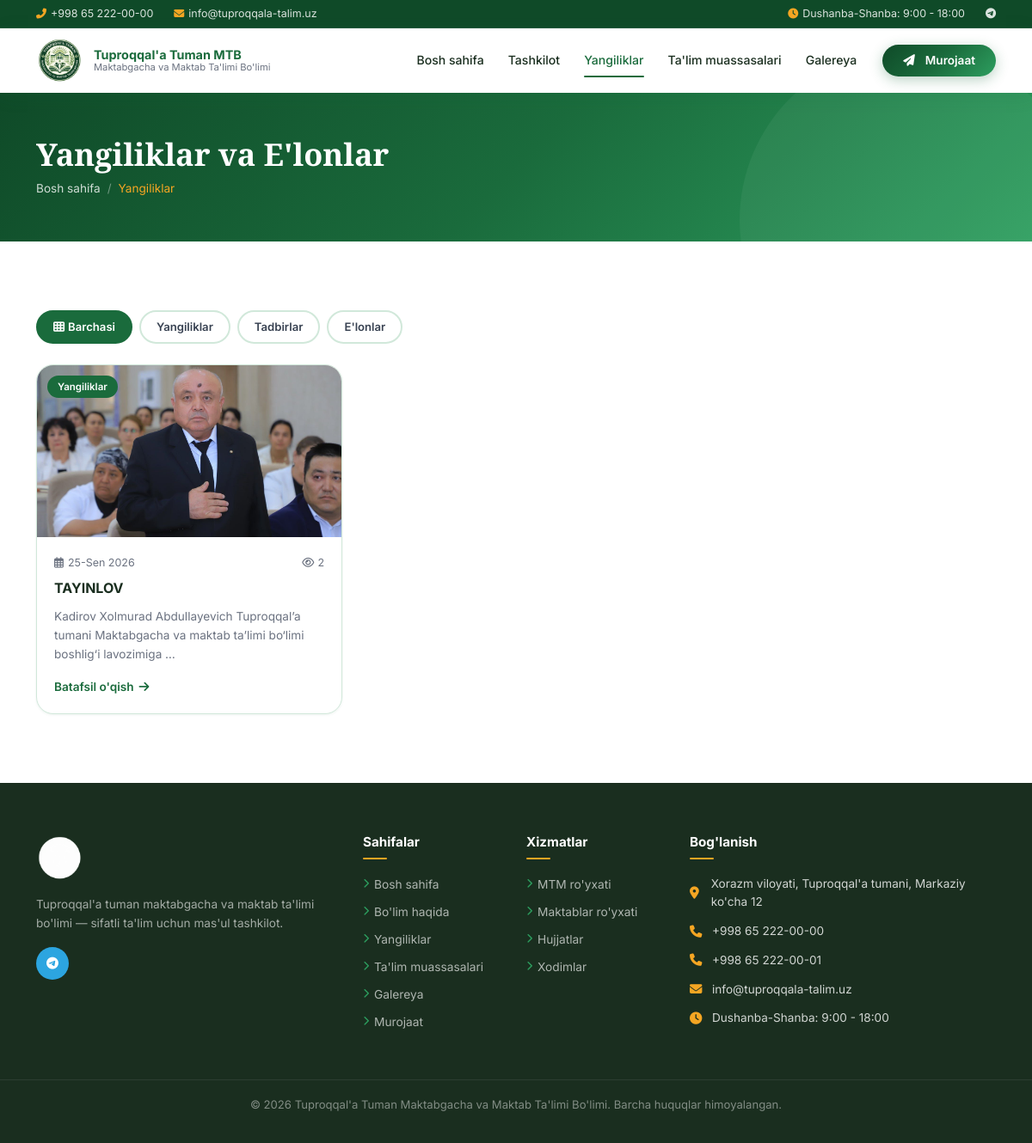
The app's page /yangiliklar/ with its own data.
### main/models.py (models this page shows, shortened)
class SiteSettings(models.Model):
    organization_name = models.CharField("Tashkilot nomi", max_length=200, default="Tuproqqal'a Tuman MTB")
    organization_full_name = models.CharField("To'liq nomi", max_length=500, default="Tuproqqal'a Tuman Maktabgacha va Maktab Ta\'limi Bo\'limi")
    address = models.CharField("Manzil", max_length=300, default="Qashqadaryo viloyati, Tuproqqal'a tumani")
    phone = models.CharField("Telefon", max_length=20, default="+998 65 000-00-00")
    phone2 = models.CharField("Telefon 2", max_length=20, blank=True)
    email = models.EmailField("Email", default="info@tuproqqala-talim.uz")
    working_hours = models.CharField("Ish vaqti", max_length=100, default="Dushanba-Juma: 9:00 - 18:00")
    about_text = RichTextField("Haqida ma'lumot", blank=True)
    telegram = models.URLField("Telegram", blank=True)
    facebook = models.URLField("Facebook", blank=True)
    instagram = models.URLField("Instagram", blank=True)
    youtube = models.URLField("YouTube", blank=True)
    class Meta:
        verbose_name = "Sayt sozlamalari"
        verbose_name_plural = "Sayt sozlamalari"

### news/models.py (models this page shows, shortened)
class NewsCategory(models.Model):
    name = models.CharField("Kategoriya", max_length=100)
    slug = models.SlugField(unique=True)
    class Meta:
        verbose_name = "Yangilik kategoriyasi"
        verbose_name_plural = "Yangilik kategoriyalari"

class News(models.Model):
    title = models.CharField("Sarlavha", max_length=300)
    slug = models.SlugField(unique=True, blank=True)
    category = models.ForeignKey(NewsCategory, on_delete=models.SET_NULL, null=True, blank=True, verbose_name="Kategoriya")
    image = models.ImageField("Rasm", upload_to='news/', blank=True, null=True)
    short_description = models.TextField("Qisqa tavsif", max_length=500)
    content = RichTextUploadingField("Mazmuni")
    is_published = models.BooleanField("Nashr etilgan", default=True)
    is_featured = models.BooleanField("Asosiy sahifada", default=False)
    views = models.PositiveIntegerField("Ko'rishlar soni", default=0)
    created_at = models.DateTimeField(auto_now_add=True)
    updated_at = models.DateTimeField(auto_now=True)
    class Meta:
        verbose_name = "Yangilik"
        verbose_name_plural = "Yangiliklar"
        ordering = ['-created_at']
    def get_absolute_url(self):
        from django.urls import reverse
        return reverse('news:detail', kwargs={'slug': self.slug})

### news/views.py (the view)
# urls.py: path('', views.news_list, name='list'),
def news_list(request):
    category_slug = request.GET.get('category', '')
    qs = News.objects.filter(is_published=True)
    selected_category = None
    if category_slug:
        selected_category = get_object_or_404(NewsCategory, slug=category_slug)
        qs = qs.filter(category=selected_category)
    context = {
        'settings': SiteSettings.objects.first(),
        'news_list': qs,
        'categories': NewsCategory.objects.all(),
        'selected_category': selected_category,
    }
    return render(request, 'news/list.html', context)

### templates/news/list.html (shortened to what this page needs)
{% extends 'base.html' %}
{% load static %}
{% block content %}
<div class="page-header">
    <div class="container">
        <h1 data-aos="fade-up">Yangiliklar va E'lonlar</h1>
        <nav aria-label="breadcrumb" data-aos="fade-up" data-aos-delay="100">
            <ol class="breadcrumb mt-2">
                <li class="breadcrumb-item"><a href="{% url 'main:index' %}">Bosh sahifa</a></li>
                <li class="breadcrumb-item active">Yangiliklar</li>
            </ol>
        </nav>
    </div>
</div>
<section class="section section-white">
    <div class="container">
        <div class="d-flex flex-wrap gap-2 mb-4" data-aos="fade-up">
            <a href="{% url 'news:list' %}" class="filter-tag {% if not selected_category %}active{% endif %}">
                <i class="fas fa-th me-1"></i>Barchasi
            </a>
            {% for cat in categories %}
            <a href="?category={{ cat.slug }}"
                class="filter-tag {% if selected_category.slug == cat.slug %}active{% endif %}">
                {{ cat.name }}
            </a>
            {% endfor %}
        </div>
        <div class="row g-4">
            {% if news_list %}
            {% for item in news_list %}
            <div class="col-md-6 col-lg-4" data-aos="fade-up" data-aos-delay="{{ forloop.counter0 }}0">
                <div class="news-card">
                    <div class="card-img-wrap">
                        {% if item.image %}
                        <img src="{{ item.image.url }}" alt="{{ item.title }}" class="card-img">
                        {% else %}
                        <div class="card-img d-flex align-items-center justify-content-center"
                            style="background:var(--bg-light);">
                            <i class="fas fa-newspaper"
                                style="font-size:3rem;color:var(--primary-light);opacity:0.4;"></i>
                        </div>
                        {% endif %}
                        {% if item.category %}
                        <span class="card-category">{{ item.category.name }}</span>
                        {% endif %}
                    </div>
                    <div class="card-body">
                        <div class="card-date">
                            <i class="far fa-calendar-alt"></i>{{ item.created_at|date:"d-M Y" }}
                            <span class="ms-auto"><i class="far fa-eye me-1"></i>{{ item.views }}</span>
                        </div>
                        <h4>{{ item.title }}</h4>
                        <p>{{ item.short_description|truncatechars:110 }}</p>
                        <a href="{{ item.get_absolute_url }}" class="read-more">
                            Batafsil o'qish <i class="fas fa-arrow-right"></i>
                        </a>
                    </div>
                </div>
            </div>
            {% endfor %}
            {% else %}
            <div class="col-12 text-center py-5">
                <i class="fas fa-newspaper fa-4x text-muted mb-4 d-block" style="opacity:0.3;"></i>
                <h5 class="text-muted">Yangiliklar topilmadi</h5>
            </div>
            {% endif %}
        </div>
    </div>
</section>
{% endblock %}

### templates/base.html (shortened to what this page needs)
{% load static %}
<!DOCTYPE html>
<html lang="uz">
<head>
  <link href="https://cdn.jsdelivr.net/npm/bootstrap@5.3.2/dist/css/bootstrap.min.css" rel="stylesheet">
  <link href="https://cdnjs.cloudflare.com/ajax/libs/font-awesome/6.5.0/css/all.min.css" rel="stylesheet">
  <link href="https://unpkg.com/aos@2.3.4/dist/aos.css" rel="stylesheet">
  <link rel="stylesheet" href="https://cdn.jsdelivr.net/npm/@fancyapps/ui@5.0/dist/fancybox/fancybox.css"/>
  <link rel="stylesheet" href="{% static 'css/style.css' %}">
</head>
<body>
<div class="topbar d-none d-md-block">
  <div class="container">
    <div class="d-flex justify-content-between align-items-center py-0">
      <div class="d-flex gap-4">
        <span class="top-item"><i class="fas fa-phone-alt"></i>{% if settings %}{{ settings.phone }}{% else %}+998 65 000-00-00{% endif %}</span>
        <span class="top-item"><i class="fas fa-envelope"></i>{% if settings %}{{ settings.email }}{% else %}info@tuproqqala-talim.uz{% endif %}</span>
      </div>
      <div class="d-flex gap-4">
        <span class="top-item"><i class="fas fa-clock"></i>{% if settings %}{{ settings.working_hours }}{% else %}Dushanba-Juma: 9:00 - 18:00{% endif %}</span>
        <div class="d-flex gap-2">
          {% if settings and settings.telegram %}<a href="{{ settings.telegram }}" target="_blank"><i class="fab fa-telegram"></i></a>{% endif %}
        </div>
      </div>
    </div>
  </div>
</div>
<nav class="navbar navbar-expand-lg" id="mainNavbar">
  <div class="container">
    <a class="navbar-brand" href="{% url 'main:index' %}">
      <img src="{% static 'images/logo.png' %}" alt="Logo">
      <div class="brand-text">
        <span class="brand-name">Tuproqqal'a Tuman MTB</span>
        <span class="brand-subtitle">Maktabgacha va Maktab Ta'limi Bo'limi</span>
      </div>
    </a>
    <div class="collapse navbar-collapse" id="navMenu">
      <ul class="navbar-nav ms-auto align-items-lg-center">
        <li class="nav-item">
          <a class="nav-link {% if request.resolver_match.url_name == 'index' %}active{% endif %}" href="{% url 'main:index' %}">
            Bosh sahifa
          </a>
        </li>
        <li class="nav-item dropdown">
          <a class="nav-link dropdown-toggle" href="#" data-bs-toggle="dropdown">
            Tashkilot
          </a>
        </li>
        <li class="nav-item">
          <a class="nav-link {% if 'yangiliklar' in request.path %}active{% endif %}" href="{% url 'news:list' %}">
            Yangiliklar
          </a>
        </li>
        <li class="nav-item">
          <a class="nav-link {% if 'maktablar' in request.path %}active{% endif %}" href="{% url 'schools:list' %}">
            Ta'lim muassasalari
          </a>
        </li>
        <li class="nav-item">
          <a class="nav-link {% if 'galereya' in request.path %}active{% endif %}" href="{% url 'gallery:gallery' %}">
            Galereya
          </a>
        </li>
        <li class="nav-item ms-lg-3">
          <a class="btn-green py-2 px-4 rounded-pill" href="{% url 'contacts:contact' %}" style="font-size:0.85rem;font-weight:600;text-decoration:none;">
            <i class="fas fa-paper-plane me-1"></i>Murojaat
          </a>
        </li>
      </ul>
    </div>
  </div>
</nav>
{% block content %}{% endblock %}
<footer class="footer">
  <div class="container">
    <div class="row g-4">
      <div class="col-lg-4">
        <div class="footer-brand">
          <img src="{% static 'images/logo.png' %}" alt="Logo" height="60">
          <p class="mt-3">Tuproqqal'a tuman maktabgacha va maktab ta'limi bo'limi — sifatli ta'lim uchun mas'ul tashkilot.</p>
        </div>
        <div class="footer-social">
          {% if settings and settings.telegram %}<a href="{{ settings.telegram }}" class="social-btn tg" target="_blank"><i class="fab fa-telegram"></i></a>{% endif %}
        </div>
      </div>
      <div class="col-lg-2 col-md-4">
        <h6>Sahifalar</h6>
        <ul class="footer-links">
          <li><a href="{% url 'main:index' %}"><i class="fas fa-chevron-right"></i>Bosh sahifa</a></li>
          <li><a href="{% url 'main:about' %}"><i class="fas fa-chevron-right"></i>Bo'lim haqida</a></li>
          <li><a href="{% url 'news:list' %}"><i class="fas fa-chevron-right"></i>Yangiliklar</a></li>
          <li><a href="{% url 'schools:list' %}"><i class="fas fa-chevron-right"></i>Ta'lim muassasalari</a></li>
          <li><a href="{% url 'gallery:gallery' %}"><i class="fas fa-chevron-right"></i>Galereya</a></li>
          <li><a href="{% url 'contacts:contact' %}"><i class="fas fa-chevron-right"></i>Murojaat</a></li>
        </ul>
      </div>
      <div class="col-lg-2 col-md-4">
        <h6>Xizmatlar</h6>
        <ul class="footer-links">
          <li><a href="{% url 'schools:list' %}?type=maktabgacha"><i class="fas fa-chevron-right"></i>MTM ro'yxati</a></li>
          <li><a href="{% url 'schools:list' %}?type=maktab"><i class="fas fa-chevron-right"></i>Maktablar ro'yxati</a></li>
          <li><a href="{% url 'main:documents' %}"><i class="fas fa-chevron-right"></i>Hujjatlar</a></li>
          <li><a href="{% url 'staff:list' %}"><i class="fas fa-chevron-right"></i>Xodimlar</a></li>
        </ul>
      </div>
      <div class="col-lg-4 col-md-4">
        <h6>Bog'lanish</h6>
        <div class="footer-contact-item">
          <i class="fas fa-map-marker-alt"></i>
          <span>{% if settings %}{{ settings.address }}{% else %}Qashqadaryo viloyati, Tuproqqal'a tumani{% endif %}</span>
        </div>
        <div class="footer-contact-item">
          <i class="fas fa-phone"></i>
          <a href="tel:{% if settings %}{{ settings.phone }}{% endif %}" style="color:rgba(255,255,255,0.8);text-decoration:none;">
            {% if settings %}{{ settings.phone }}{% else %}+998 65 000-00-00{% endif %}
          </a>
        </div>
        {% if settings and settings.phone2 %}
        <div class="footer-contact-item">
          <i class="fas fa-phone"></i>
          <a href="tel:{{ settings.phone2 }}" style="color:rgba(255,255,255,0.8);text-decoration:none;">{{ settings.phone2 }}</a>
        </div>
        {% endif %}
        <div class="footer-contact-item">
          <i class="fas fa-envelope"></i>
          <a href="mailto:{% if settings %}{{ settings.email }}{% endif %}" style="color:rgba(255,255,255,0.8);text-decoration:none;">
            {% if settings %}{{ settings.email }}{% else %}info@tuproqqala-talim.uz{% endif %}
          </a>
        </div>
        <div class="footer-contact-item">
          <i class="fas fa-clock"></i>
          <span>{% if settings %}{{ settings.working_hours }}{% else %}Dushanba-Juma: 9:00-18:00{% endif %}</span>
        </div>
      </div>
    </div>
  </div>
  <div class="footer-bottom">
    <div class="container">
      <p>© {% now "Y" %} Tuproqqal'a Tuman Maktabgacha va Maktab Ta'limi Bo'limi. Barcha huquqlar himoyalangan.</p>
    </div>
  </div>
</footer>
</body>
</html>

### records on screen
SiteSettings: phone "+998 65 222-00-00", email "info@tuproqqala-talim.uz", working_hours "Dushanba-Shanba: 9:00 - 18:00", address "Xorazm viloyati, Tuproqqal'a tumani, Markaziy ko'cha 12", phone2 "+998 65 222-00-01"
NewsCategory: name "Yangiliklar"
NewsCategory: name "Tadbirlar"
NewsCategory: name "E'lonlar"
News: image (picture), category.name "Yangiliklar", created_at "25-Sen 2026", views "2", title "TAYINLOV", short_description "Kadirov Xolmurad Abdullayevich Tuproqqal’a tumani Maktabgacha va maktab ta’limi bo‘limi boshlig‘i lavozimiga …"
